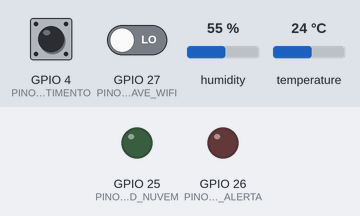
Bench run of a sketch on a simulated ESP32. Shown: output pins drawn as LEDs (lit = HIGH). The test bench sets the inputs (shaded band); at power-on: GPIO 27 (PINO_CHAVE_WIFI) LOW, GPIO 4 (PINO_BOTAO_BATIMENTO) HIGH, humidity 55 %, temperature 24 °C. WiFi joins after 1.5 s; servers stay silent unless stated; random numbers use the default seed unless the sketch sets one; no MQTT or app messages arrive unless stated; what the sketch prints to the serial monitor is not drawn.

Above: at 3.2 s.
3.3 s: GPIO 27 (PINO_CHAVE_WIFI) driven HIGH
At 4.7 s:
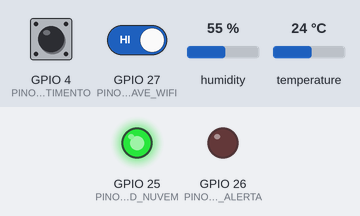
At 5.6 s:
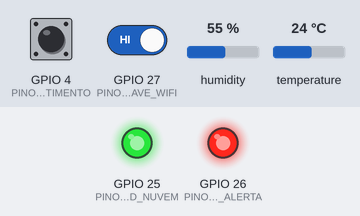
6.5 s: GPIO 27 (PINO_CHAVE_WIFI) driven LOW
At 7.1 s:
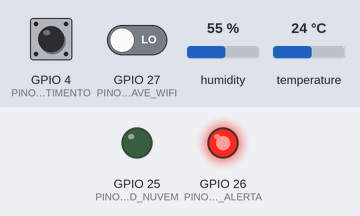
Timing chart, 0 to 9.5 s (numbered marks = the images above; inputs shaded):
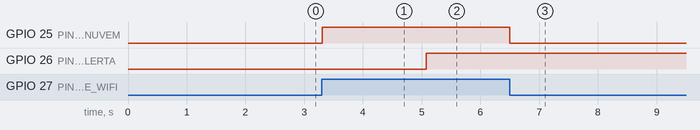

Measured:
- after the input at 3.3 s, GPIO 25 (PINO_LED_NUVEM): LOW → HIGH at once
- after the input at 6.5 s, GPIO 25 (PINO_LED_NUVEM): HIGH → LOW at once

The sketch:

sketch.ino
```cpp
/*
 * =============================================================================
 *  CardioIA — Fase 3, Parte 2: Transmissão para a nuvem e visualização
 *  (Fog/Cloud Computing) — monitor cardíaco vestível simulado com ESP32
 * =============================================================================
 *
 *  Continuação da Parte 1 (Edge Computing, feita pelo João). Aqui o dispositivo
 *  deixa de apenas guardar os dados localmente e passa a PUBLICÁ-LOS NA NUVEM
 *  via protocolo MQTT, para serem exibidos em tempo real num dashboard (Node-RED
 *  e, opcionalmente, Grafana).
 *
 *  O que este programa faz:
 *    1. Conecta-se ao Wi-Fi (no Wokwi, a rede aberta "Wokwi-GUEST" dá acesso à
 *       internet) e a um broker MQTT público (broker.hivemq.com, porta 1883).
 *    2. Lê dois sensores a cada 3 segundos:
 *         - DHT22 (obrigatório): temperatura e umidade;
 *         - Botão de pressão: cada aperto simula um batimento; o programa calcula
 *           os batimentos por minuto (BPM).
 *    3. Classifica cada leitura na própria borda (NORMAL, FEBRE, TAQUICARDIA...).
 *    4. Publica a leitura como um JSON no tópico MQTT de telemetria. O dashboard
 *       assina esse tópico e mostra gráfico, medidor (gauge) e alertas.
 *    5. Resiliência: a chave deslizante simula a conectividade do paciente.
 *       Quando "offline", as leituras NÃO são perdidas: entram numa fila em
 *       memória. Quando a conexão volta, a fila é esvaziada (reenviada) antes
 *       das leituras novas — o padrão store-and-forward herdado da Parte 1.
 *
 *  Sensores, pinos e circuito: IDÊNTICOS aos da Parte 1 (mesmo diagram.json).
 *    DHT22 -> GPIO 15 | Botão "batimento" -> GPIO 4 | Chave "Wi-Fi" -> GPIO 27
 *    LED verde (publicando na nuvem) -> GPIO 25 | LED vermelho (alerta) -> GPIO 26
 *
 *  A lógica de leitura dos sensores, cálculo de BPM e classificação clínica foi
 *  reaproveitada da Parte 1 (João), para as duas partes ficarem coerentes.
 *
 *  Bibliotecas (Wokwi -> libraries.txt):
 *    - DHT sensor library for ESPx   (DHTesp)
 *    - PubSubClient                  (cliente MQTT)
 * =============================================================================
 */

#include <WiFi.h>
#include <PubSubClient.h>
#include "DHTesp.h"

// -----------------------------------------------------------------------------
// 1) PINOS (iguais aos da Parte 1)
// -----------------------------------------------------------------------------
const int PINO_DHT             = 15;
const int PINO_BOTAO_BATIMENTO = 4;
const int PINO_CHAVE_WIFI      = 27;
const int PINO_LED_NUVEM       = 25;  // aceso = publicando na nuvem
const int PINO_LED_ALERTA      = 26;  // aceso = alerta clínico na última leitura

// -----------------------------------------------------------------------------
// 2) REDE E MQTT
// -----------------------------------------------------------------------------
const char* WIFI_SSID   = "Wokwi-GUEST";     // rede aberta do simulador (dá internet)
const char* WIFI_SENHA  = "";
const char* MQTT_BROKER = "broker.hivemq.com"; // broker público de teste
const int   MQTT_PORTA  = 1883;

// Base de tópico. O sufixo deixa o tópico "único" no broker público, evitando
// que dados de outras pessoas se misturem com os nossos.
const char* TOPICO_TELEMETRIA = "cardioia/leticia567501/telemetria";
const char* TOPICO_ALERTA     = "cardioia/leticia567501/alerta";
const char* MQTT_CLIENT_ID    = "cardioia-esp32-leticia567501";

WiFiClient   clienteWiFi;
PubSubClient mqtt(clienteWiFi);

// -----------------------------------------------------------------------------
// 3) COLETA E LIMITES CLÍNICOS (definidos pelo grupo, iguais à Parte 1)
// -----------------------------------------------------------------------------
const uint32_t INTERVALO_LEITURA_MS = 3000;  // 1 leitura a cada 3 s (dashboard em tempo real)
const float    TEMP_FEBRE      = 38.0;       // °C
const float    TEMP_HIPOTERMIA = 35.0;       // °C
const int      BPM_TAQUICARDIA = 120;        // bpm
const int      BPM_BRADICARDIA = 50;         // bpm

// -----------------------------------------------------------------------------
// 4) CÁLCULO DE BPM (botão) — mesmos parâmetros da Parte 1
// -----------------------------------------------------------------------------
const uint32_t INTERVALO_MIN_BATIMENTO_MS = 250;
const uint32_t INTERVALO_MAX_BATIMENTO_MS = 2000;
const uint32_t TEMPO_SEM_PULSO_MS         = 10000;
const uint8_t  BATIMENTOS_NA_MEDIA        = 5;

// -----------------------------------------------------------------------------
// 5) RESILIÊNCIA OFFLINE — fila em RAM
// -----------------------------------------------------------------------------
// Modelo de negócio: vestível domiciliar. Se a conexão cair, guardamos as
// leituras e reenviamos ao reconectar. Como a Parte 1 já cobre o armazenamento
// longo (12 h em SPIFFS), aqui mantemos uma fila curta em memória, suficiente
// para quedas rápidas de rede (300 amostras x 3 s = 15 min).
const uint16_t MAX_FILA = 300;

// -----------------------------------------------------------------------------
// 6) CÓDIGOS DE ALERTA (iguais à Parte 1)
// -----------------------------------------------------------------------------
const uint8_t ALERTA_FEBRE       = 1 << 0;
const uint8_t ALERTA_HIPOTERMIA  = 1 << 1;
const uint8_t ALERTA_TAQUICARDIA = 1 << 2;
const uint8_t ALERTA_BRADICARDIA = 1 << 3;
const uint8_t ALERTA_SEM_PULSO   = 1 << 4;
const uint8_t FALHA_DHT          = 1 << 5;
const uint8_t ALERTAS_CLINICOS   = ALERTA_FEBRE | ALERTA_HIPOTERMIA | ALERTA_TAQUICARDIA |
                                   ALERTA_BRADICARDIA | ALERTA_SEM_PULSO;

struct Leitura {
  uint32_t seq;
  uint32_t tempoS;
  float    temp;
  float    umid;
  uint16_t bpm;
  uint8_t  flags;
};

// -----------------------------------------------------------------------------
// 7) ESTADO GLOBAL
// -----------------------------------------------------------------------------
DHTesp   dht;
bool     conectividadeSimulada = false; // a chave deslizante (paciente online?)
uint32_t ultimaLeituraMs       = 0;
uint32_t proximoSeq            = 1;
float    ultimaTempValida      = NAN;
float    ultimaUmidValida      = NAN;

Leitura  fila[MAX_FILA];     // fila circular de pendentes (resiliência)
uint16_t filaInicio = 0;
uint16_t filaQtd    = 0;
uint32_t descartadas = 0;

// Batimento (interrupção do botão) — reaproveitado da Parte 1
volatile uint32_t ultimoBatimentoMs = 0;
volatile uint32_t intervalos[BATIMENTOS_NA_MEDIA];
volatile uint8_t  idxIntervalo      = 0;
volatile uint8_t  qtdIntervalos     = 0;
volatile bool     pulsoJaDetectado  = false;
portMUX_TYPE      travaBatimento    = portMUX_INITIALIZER_UNLOCKED;

// =============================================================================
// BATIMENTOS (idêntico à Parte 1)
// =============================================================================
void IRAM_ATTR aoDetectarBatimento() {
  uint32_t agora = millis();
  portENTER_CRITICAL_ISR(&travaBatimento);
  uint32_t dt = agora - ultimoBatimentoMs;
  if (pulsoJaDetectado && dt < INTERVALO_MIN_BATIMENTO_MS) {
    portEXIT_CRITICAL_ISR(&travaBatimento);
    return;
  }
  if (pulsoJaDetectado && dt <= INTERVALO_MAX_BATIMENTO_MS) {
    intervalos[idxIntervalo] = dt;
    idxIntervalo = (idxIntervalo + 1) % BATIMENTOS_NA_MEDIA;
    if (qtdIntervalos < BATIMENTOS_NA_MEDIA) qtdIntervalos++;
  } else {
    qtdIntervalos = 0;
    idxIntervalo  = 0;
  }
  ultimoBatimentoMs = agora;
  pulsoJaDetectado  = true;
  portEXIT_CRITICAL_ISR(&travaBatimento);
}

uint16_t calcularBPM(bool &semPulso) {
  portENTER_CRITICAL(&travaBatimento);
  bool     detectado = pulsoJaDetectado;
  uint32_t ultimo    = ultimoBatimentoMs;
  uint8_t  qtd       = qtdIntervalos;
  uint32_t soma      = 0;
  for (uint8_t i = 0; i < qtd; i++) soma += intervalos[i];
  portEXIT_CRITICAL(&travaBatimento);

  semPulso = false;
  if (!detectado) return 0;
  if (millis() - ultimo > TEMPO_SEM_PULSO_MS) { semPulso = true; return 0; }
  if (qtd == 0) return 0;
  return (uint16_t)(60000UL / (soma / qtd));
}

// =============================================================================
// LEITURA E CLASSIFICAÇÃO (idêntico à Parte 1)
// =============================================================================
Leitura lerSensores() {
  Leitura l;
  l.seq    = proximoSeq++;
  l.tempoS = millis() / 1000;
  l.flags  = 0;

  TempAndHumidity dados = dht.getTempAndHumidity();
  if (dht.getStatus() == DHTesp::ERROR_NONE && !isnan(dados.temperature)) {
    ultimaTempValida = dados.temperature;
    ultimaUmidValida = dados.humidity;
  } else {
    l.flags |= FALHA_DHT;
  }
  l.temp = ultimaTempValida;
  l.umid = ultimaUmidValida;

  bool semPulso;
  l.bpm = calcularBPM(semPulso);

  if (!isnan(l.temp) && l.temp >= TEMP_FEBRE)     l.flags |= ALERTA_FEBRE;
  if (!isnan(l.temp) && l.temp < TEMP_HIPOTERMIA) l.flags |= ALERTA_HIPOTERMIA;
  if (l.bpm > BPM_TAQUICARDIA)                    l.flags |= ALERTA_TAQUICARDIA;
  if (l.bpm > 0 && l.bpm < BPM_BRADICARDIA)       l.flags |= ALERTA_BRADICARDIA;
  if (semPulso)                                   l.flags |= ALERTA_SEM_PULSO;
  return l;
}

void statusComoTexto(uint8_t flags, char *saida, size_t tamanho) {
  if (flags == 0) { snprintf(saida, tamanho, "NORMAL"); return; }
  saida[0] = '\0';
  const char *nomes[] = {"FEBRE", "HIPOTERMIA", "TAQUICARDIA", "BRADICARDIA", "SEM_PULSO", "FALHA_DHT"};
  for (uint8_t i = 0; i < 6; i++) {
    if (flags & (1 << i)) {
      if (saida[0] != '\0') strncat(saida, "|", tamanho - strlen(saida) - 1);
      strncat(saida, nomes[i], tamanho - strlen(saida) - 1);
    }
  }
}

// Monta o JSON publicado na nuvem. Campos "planos" para o dashboard ler fácil.
void leituraComoJSON(const Leitura &l, const char *origem, char *saida, size_t tamanho) {
  char status[64];
  statusComoTexto(l.flags, status, sizeof(status));
  bool alerta = (l.flags & ALERTAS_CLINICOS) != 0;
  snprintf(saida, tamanho,
    "{\"seq\":%lu,\"t\":%lu,\"temp\":%.1f,\"umid\":%.1f,\"bpm\":%u,"
    "\"status\":\"%s\",\"alerta\":%d,\"febre\":%d,\"taqui\":%d,\"origem\":\"%s\"}",
    (unsigned long)l.seq, (unsigned long)l.tempoS,
    isnan(l.temp) ? 0.0 : l.temp, isnan(l.umid) ? 0.0 : l.umid, l.bpm,
    status, alerta ? 1 : 0,
    (l.flags & ALERTA_FEBRE) ? 1 : 0,
    (l.flags & ALERTA_TAQUICARDIA) ? 1 : 0,
    origem);
}

// =============================================================================
// FILA DE RESILIÊNCIA
// =============================================================================
void enfileirar(const Leitura &l) {
  if (filaQtd == MAX_FILA) {        // fila cheia: descarta a mais antiga
    filaInicio = (filaInicio + 1) % MAX_FILA;
    filaQtd--;
    descartadas++;
  }
  fila[(filaInicio + filaQtd) % MAX_FILA] = l;
  filaQtd++;
}

// =============================================================================
// REDE E MQTT
// =============================================================================
void conectarWiFi() {
  if (WiFi.status() == WL_CONNECTED) return;
  Serial.print("[REDE] Conectando ao Wi-Fi ");
  Serial.print(WIFI_SSID);
  WiFi.begin(WIFI_SSID, WIFI_SENHA);
  uint8_t tentativas = 0;
  while (WiFi.status() != WL_CONNECTED && tentativas < 20) {
    delay(300); Serial.print("."); tentativas++;
  }
  Serial.println(WiFi.status() == WL_CONNECTED
    ? "  OK! IP: " + WiFi.localIP().toString()
    : "  FALHOU (seguimos coletando mesmo assim).");
}

// Tenta (re)conectar ao broker MQTT, sem travar o programa.
bool conectarMQTT() {
  if (mqtt.connected()) return true;
  if (WiFi.status() != WL_CONNECTED) return false;
  Serial.print("[MQTT] Conectando ao broker ");
  Serial.print(MQTT_BROKER);
  // clientId com sufixo aleatório evita conflito de dois clientes iguais no broker público
  String id = String(MQTT_CLIENT_ID) + "-" + String(random(0xffff), HEX);
  if (mqtt.connect(id.c_str())) {
    Serial.println("  CONECTADO.");
    // tópico de status "retido": quem abrir o dashboard vê o último estado
    mqtt.publish(TOPICO_ALERTA, "{\"estado\":\"online\"}", true);
    return true;
  }
  Serial.print("  falhou (rc="); Serial.print(mqtt.state()); Serial.println("). Tenta de novo depois.");
  return false;
}

// Publica uma leitura no tópico de telemetria. Retorna true se o broker aceitou.
bool publicar(const Leitura &l, const char *origem) {
  if (!mqtt.connected()) return false;
  char payload[200];
  leituraComoJSON(l, origem, payload, sizeof(payload));
  bool ok = mqtt.publish(TOPICO_TELEMETRIA, payload);
  if (ok) { Serial.print("[NUVEM] "); Serial.println(payload); }
  // Alerta vai também para um tópico próprio (útil para Grafana/automação)
  if (ok && (l.flags & ALERTAS_CLINICOS)) {
    char status[64];
    statusComoTexto(l.flags, status, sizeof(status));
    char msg[96];
    snprintf(msg, sizeof(msg), "{\"estado\":\"ALERTA\",\"status\":\"%s\",\"bpm\":%u,\"temp\":%.1f}",
             status, l.bpm, isnan(l.temp) ? 0.0 : l.temp);
    mqtt.publish(TOPICO_ALERTA, msg, true);
  }
  return ok;
}

// Esvazia a fila de pendentes (mais antigas primeiro) quando a conexão volta.
void esvaziarFila() {
  uint16_t enviados = 0;
  while (filaQtd > 0 && mqtt.connected()) {
    if (!publicar(fila[filaInicio], "buffer")) break;  // broker recusou: tenta depois
    filaInicio = (filaInicio + 1) % MAX_FILA;
    filaQtd--;
    enviados++;
    mqtt.loop();
    delay(20);  // não satura o broker público
  }
  if (enviados > 0)
    Serial.printf("[SYNC] %u leitura(s) pendente(s) reenviada(s) apos reconexao.\n", enviados);
  if (descartadas > 0) {
    Serial.printf("[NUVEM] AVISO: %lu leitura(s) descartada(s) por limite de buffer.\n",
                  (unsigned long)descartadas);
    char aviso[96];
    snprintf(aviso, sizeof(aviso), "{\"estado\":\"aviso\",\"descartadas\":%lu}", (unsigned long)descartadas);
    mqtt.publish(TOPICO_ALERTA, aviso, true);
    descartadas = 0;
  }
}

// Lê a chave deslizante -> conectividade simulada do paciente.
void atualizarConectividade() {
  bool estado = digitalRead(PINO_CHAVE_WIFI) == HIGH;
  if (estado != conectividadeSimulada) {
    conectividadeSimulada = estado;
    Serial.println(conectividadeSimulada
      ? "[REDE] Paciente ONLINE. Publicando na nuvem; fila pendente sera reenviada."
      : String("[REDE] Paciente OFFLINE. Leituras vao para a fila (resiliencia)."));
  }
}

// =============================================================================
// SETUP E LOOP
// =============================================================================
void setup() {
  Serial.begin(115200);
  delay(500);
  Serial.println();
  Serial.println("====================================================");
  Serial.println(" CardioIA - Parte 2: transmissao MQTT + dashboard   ");
  Serial.println("====================================================");

  pinMode(PINO_BOTAO_BATIMENTO, INPUT_PULLUP);
  pinMode(PINO_CHAVE_WIFI, INPUT);
  pinMode(PINO_LED_NUVEM, OUTPUT);
  pinMode(PINO_LED_ALERTA, OUTPUT);
  attachInterrupt(digitalPinToInterrupt(PINO_BOTAO_BATIMENTO), aoDetectarBatimento, FALLING);

  dht.setup(PINO_DHT, DHTesp::DHT22);

  conectarWiFi();
  mqtt.setServer(MQTT_BROKER, MQTT_PORTA);
  mqtt.setBufferSize(300);
  conectarMQTT();

  conectividadeSimulada = digitalRead(PINO_CHAVE_WIFI) == HIGH;
  ultimaLeituraMs = millis();
  Serial.println("Aperte o botao no ritmo do coracao. Use a chave para simular online/offline.");
}

void loop() {
  // Mantém Wi-Fi e MQTT vivos (sem travar a coleta)
  if (WiFi.status() != WL_CONNECTED) conectarWiFi();
  conectarMQTT();
  mqtt.loop();
  atualizarConectividade();

  // Está "publicando na nuvem" quando: paciente online + MQTT conectado
  bool online = conectividadeSimulada && mqtt.connected();
  digitalWrite(PINO_LED_NUVEM, online ? HIGH : LOW);

  // Assim que reconecta, reenvia o que ficou pendente
  if (online && filaQtd > 0) esvaziarFila();

  // Coleta periódica
  if (millis() - ultimaLeituraMs >= INTERVALO_LEITURA_MS) {
    ultimaLeituraMs = millis();

    Leitura l = lerSensores();

    // LED de alerta decide na borda, sem depender da nuvem
    digitalWrite(PINO_LED_ALERTA, (l.flags & ALERTAS_CLINICOS) ? HIGH : LOW);

    char status[64];
    statusComoTexto(l.flags, status, sizeof(status));
    Serial.printf("[LEITURA] #%lu | %.1f C | %.1f %% | %u bpm | %s | %s\n",
                  (unsigned long)l.seq, l.temp, l.umid, l.bpm, status,
                  online ? "online" : "OFFLINE");

    // Online: publica agora. Offline: guarda na fila (reenviada ao reconectar).
    if (online) {
      if (!publicar(l, "live")) enfileirar(l);  // se o publish falhar, não perde
    } else {
      enfileirar(l);
    }
  }

  delay(10);
}
```
